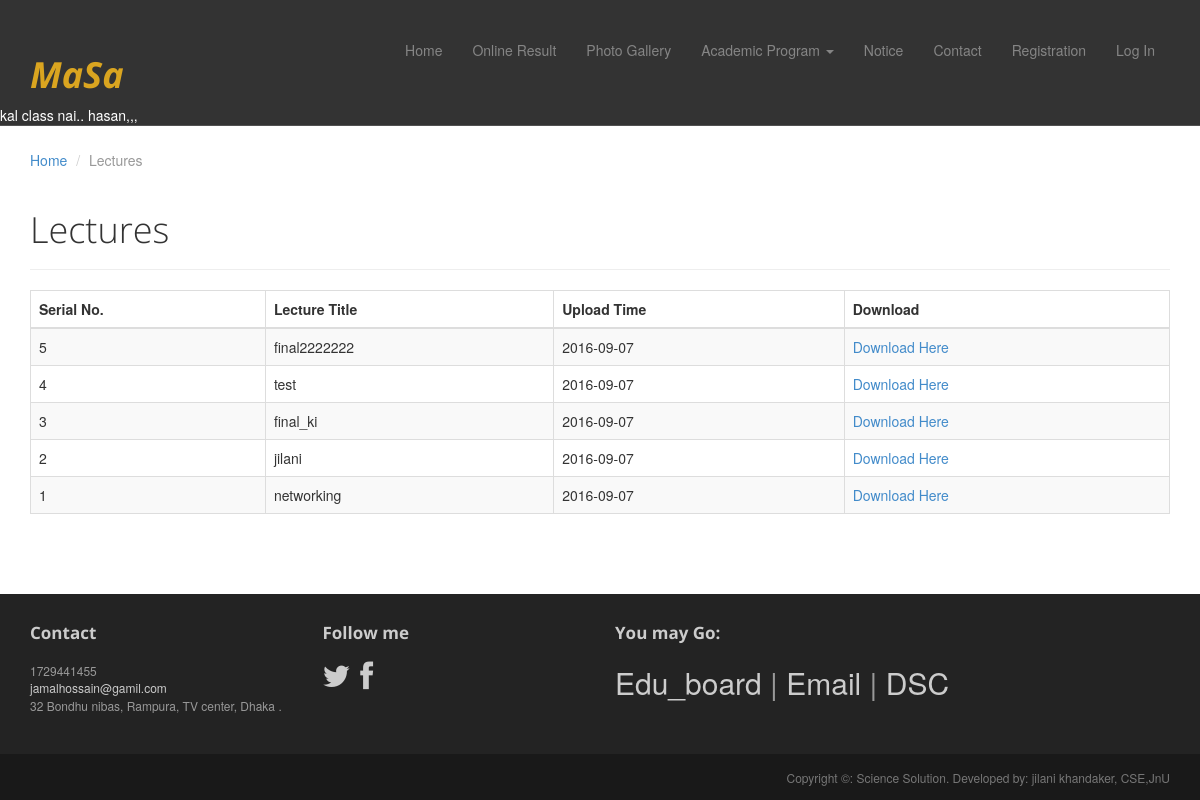
/lecture.php, run on an earlier commit of the app's database.
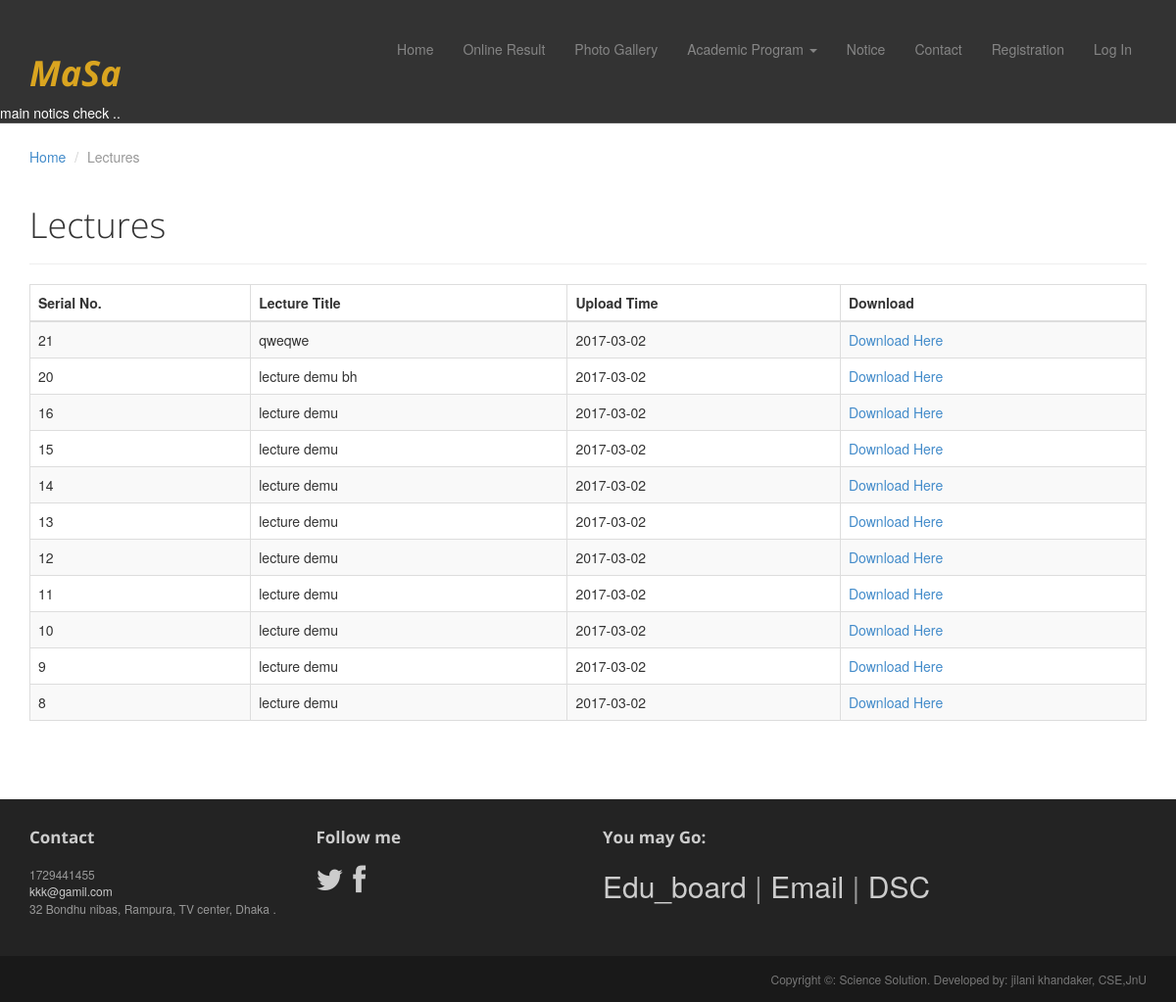
And on a later commit of the database.
### tables this page shows
CREATE TABLE IF NOT EXISTS `tbl_notice` (
`notice_id` int(30) NOT NULL,
  `notice_des` varchar(400) NOT NULL,
  `notice_type` varchar(20) NOT NULL,
  `date` date NOT NULL,
  `deletion_status` tinyint(2) NOT NULL DEFAULT '0'
);

CREATE TABLE IF NOT EXISTS `tbl_lecture` (
`lecture_id` int(25) NOT NULL,
  `lecture_title` varchar(25) NOT NULL,
  `upload_date` date NOT NULL,
  `slide_name` text NOT NULL,
  `deletion_status` tinyint(2) NOT NULL DEFAULT '0',
  `user_id` int(30) NOT NULL
);

CREATE TABLE IF NOT EXISTS `tbl_contact_info` (
`contact_info_id` int(1) NOT NULL,
  `email` varchar(30) NOT NULL,
  `address` text NOT NULL,
  `phone` int(15) NOT NULL
);

### lecture.php (called while the page is built, shortened)
<?php
include './index.php';

### application.php (called while the page is built, shortened)
<?php
class Application {
    public function __construct() {
        $host_name = 'localhost';
        $user_name = 'root';
        $password = '';
        $db_name = 'sciencesolution';
        $con = mysqli_connect($host_name, $user_name, $password);
        if ($con) {
            $db_select = mysqli_select_db($con, $db_name);
            if ($db_select) {
                return $con;
            } else {
                die('Database not selected' . mysqli_error($con));
            }
        } else {
            die('Database server connection fail' . mysqli_error($con));
        }
    }
    public function get_contact_info(){
        $con = $this->__construct();
        $sql = "SELECT * From tbl_contact_info   ";
        if (mysqli_query($con, $sql)) {
            $query_result = mysqli_query($con, $sql);
            return $query_result;
        } else {
            die('Query problem' . mysqli_error($con));
        }
    }
    public function select_latest_notice(){
        $con = $this->__construct();
        $sql3= " SELECT MAX(notice_id) FROM tbl_notice WHERE notice_type='main' AND deletion_status='0' ";
            if (mysqli_query($con, $sql3)) {
      $qu_res = mysqli_query($con, $sql3);
            $max_notice_id = mysqli_fetch_assoc($qu_res);
           $last_notice_id=$max_notice_id['MAX(notice_id)'];
           $sql = "SELECT * From tbl_notice  where notice_id = '$last_notice_id'  ";
        if (mysqli_query($con, $sql)) {
            $query_result = mysqli_query($con, $sql);
            return $query_result;
        } else {
            die('Query problem' . mysqli_error($con));
        }
               }
               }
    public function select_all_lecture(){
        $con = $this->__construct();
        $sql = "SELECT * From tbl_lecture WHERE deletion_status='0' ORDER BY lecture_id DESC ";
        if (mysqli_query($con, $sql)) {
            $query_result = mysqli_query($con, $sql);
            return $query_result;
        } else {
            die('Query problem' . mysqli_error($con));
        }
    }
}

### pages/lecture_page_content.php (the view, shortened to what the changed rows need)
<br><br><br><br><br><br>
<?php
$query_result=$obj_app->select_all_lecture();
?>
<div class="container">
    <div class="row">
        <article class="col-xs-12 maincontent">
            <header class="page-header">
                <h1 class="page-title">Lectures</h1>
            </header>
            <table class="table table-striped table-bordered bootstrap-datatable datatable">
                <thead>
                    <tr>
                        <th> Serial No. </th>
                        <th> Lecture Title </th>
                        <th>Upload Time </th>
                        <th>Download</th>
                    </tr>
                </thead>
                <tbody>
                    <?php while ($qu_info = mysqli_fetch_assoc($query_result)) { ?>
                        <tr>
                            <td><?php echo $qu_info['lecture_id']; ?></td>
                            <td><?php echo $qu_info['lecture_title']; ?></td>
                            <td class="center"><?php echo $qu_info['upload_date']; ?></td>
                            <td class="center">  <a href="ScienceSolution/<?php echo $qu_info['slide_name']; ?>" >  Download Here </a> </td>
                        </tr>
                    <?php } ?>
                </tbody>
            </table>
        </article>
    </div>
</div>

### include/menu.php (shortened to what the changed rows need)
<?php
$result = $obj_app-> select_latest_notice();
$latest_notice = mysqli_fetch_assoc($result);
?>
<div class="navbar navbar-inverse navbar-fixed-top headroom" >
    <div class="container">
        <div class="navbar-header">
            <h1 style="color: goldenrod; "> <i><b>MaSa </b></i></h1>
        </div>
    </div>
    <div  style="color: #ffffff; "> <marquee> <?php echo $latest_notice['notice_des']; ?> </marquee></div>
</div>

### include/footer.php (shortened to what the changed rows need)
<?php
$query_res = $obj_app -> get_contact_info();
$contact_info = mysqli_fetch_assoc($query_res);
?>
<footer id="footer" class="top-space">
    <div class="footer1">
        <div class="container">
            <div class="row">
                <div class="col-md-3 widget">
                    <div class="widget-body">
                        <p><?php   echo $contact_info['phone']; ?><br>
                            <a href="mailto:#"><?php   echo $contact_info['email']; ?></a><br>
                            <?php   echo $contact_info['address']; ?>
                        </p>
                    </div>
                </div>
            </div>
        </div>
    </div>
</footer>

What changed in the data, as far as the page shows it:
no longer on this page (row unchanged): tbl_notice: notice_des "kal class nai.. hasan,,,"
removed tbl_lecture: lecture_id "5", lecture_title "final2222222", upload_date "2016-09-07"
removed tbl_lecture: lecture_id "4", lecture_title "test", upload_date "2016-09-07"
removed tbl_lecture: lecture_id "3", lecture_title "final_ki", upload_date "2016-09-07"
removed tbl_lecture: lecture_id "2", lecture_title "jilani", upload_date "2016-09-07"
removed tbl_lecture: lecture_id "1", lecture_title "networking", upload_date "2016-09-07"
added tbl_notice: notice_des "main notics check .."
added tbl_lecture: lecture_id "21", lecture_title "qweqwe", upload_date "2017-03-02"
added tbl_lecture: lecture_id "20", lecture_title "lecture demu bh", upload_date "2017-03-02"
added tbl_lecture: lecture_id "16", lecture_title "lecture demu", upload_date "2017-03-02"
added tbl_lecture: lecture_id "15", lecture_title "lecture demu", upload_date "2017-03-02"
added tbl_lecture: lecture_id "14", lecture_title "lecture demu", upload_date "2017-03-02"
added tbl_lecture: lecture_id "13", lecture_title "lecture demu", upload_date "2017-03-02"
added tbl_lecture: lecture_id "12", lecture_title "lecture demu", upload_date "2017-03-02"
added tbl_lecture: lecture_id "11", lecture_title "lecture demu", upload_date "2017-03-02"
added tbl_lecture: lecture_id "10", lecture_title "lecture demu", upload_date "2017-03-02"
added tbl_lecture: lecture_id "9", lecture_title "lecture demu", upload_date "2017-03-02"
added tbl_lecture: lecture_id "8", lecture_title "lecture demu", upload_date "2017-03-02"
changed tbl_contact_info "32 Bondhu nibas, Rampura, TV center, Dhaka .": email "jamalhossain@gamil.com" → "kkk@gamil.com"
